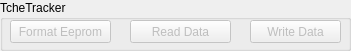
   <widget class="QGroupBox" name="groupBox_2">
    <property name="geometry">
     <rect>
      <x>10</x>
      <y>80</y>
      <width>351</width>
      <height>51</height>
     </rect>
    </property>
    <property name="title">
     <string>TcheTracker</string>
    </property>
    <widget class="QPushButton" name="bnt_format">
     <property name="enabled">
      <bool>false</bool>
     </property>
     <property name="geometry">
      <rect>
       <x>10</x>
       <y>20</y>
       <width>101</width>
       <height>23</height>
      </rect>
     </property>
     <property name="text">
      <string>Format Eeprom</string>
     </property>
     <property name="icon">
      <iconset>
       <normaloff>:/icons/icons/if_dialog-warning_118940.png</normaloff>:/icons/icons/if_dialog-warning_118940.png</iconset>
     </property>
    </widget>
    <widget class="QPushButton" name="bnt_readData">
     <property name="enabled">
      <bool>false</bool>
     </property>
     <property name="geometry">
      <rect>
       <x>130</x>
       <y>20</y>
       <width>101</width>
       <height>23</height>
      </rect>
     </property>
     <property name="text">
      <string>Read Data</string>
     </property>
     <property name="icon">
      <iconset>
       <normaloff>:/icons/icons/if_blue_arrow_up_36873.png</normaloff>:/icons/icons/if_blue_arrow_up_36873.png</iconset>
     </property>
    </widget>
    <widget class="QPushButton" name="bnt_writeData">
     <property name="enabled">
      <bool>false</bool>
     </property>
     <property name="geometry">
      <rect>
       <x>250</x>
       <y>20</y>
       <width>91</width>
       <height>23</height>
      </rect>
     </property>
     <property name="text">
      <string>Write Data</string>
     </property>
     <property name="icon">
      <iconset>
       <normaloff>:/icons/icons/if_misc_28_10769.png</normaloff>:/icons/icons/if_misc_28_10769.png</iconset>
     </property>
    </widget>
   </widget>
